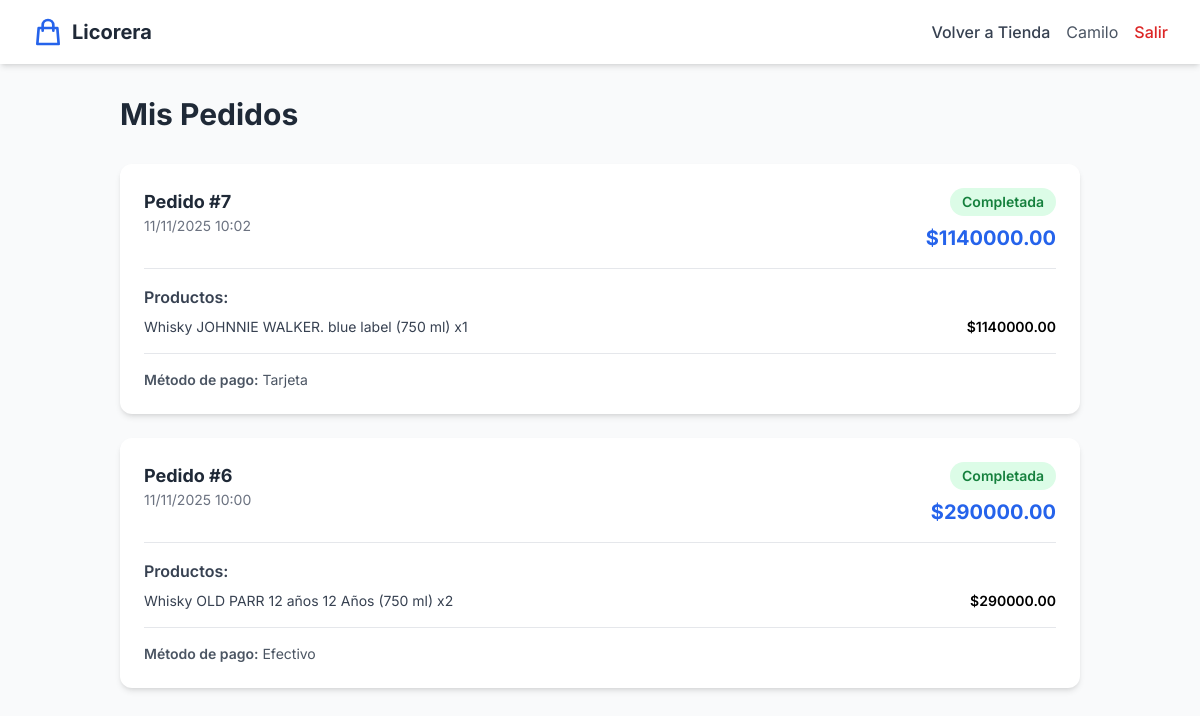
Page /mis-pedidos/ (signed in) on the committed database.
### core/models.py (models this page shows, shortened)
class Venta(models.Model):
    METODOS_PAGO = [
        ('efectivo', 'Efectivo'),
        ('tarjeta', 'Tarjeta'),
        ('transferencia', 'Transferencia'),
    ]
    ESTADOS = [
        ('completada', 'Completada'),
        ('cancelada', 'Cancelada'),
    ]
    usuario = models.ForeignKey(User, on_delete=models.CASCADE, related_name='ventas')
    total = models.DecimalField(max_digits=10, decimal_places=2)
    metodo_pago = models.CharField(max_length=20, choices=METODOS_PAGO)
    estado = models.CharField(max_length=20, choices=ESTADOS, default='completada')
    notas = models.TextField(blank=True)
    creado_en = models.DateTimeField(auto_now_add=True)
    class Meta:
        verbose_name = 'Venta'
        verbose_name_plural = 'Ventas'
        ordering = ['-creado_en']

class ItemVenta(models.Model):
    venta = models.ForeignKey(Venta, on_delete=models.CASCADE, related_name='items')
    producto = models.ForeignKey(Producto, on_delete=models.CASCADE)
    nombre_producto = models.CharField(max_length=200)  # Guardamos el nombre por si se elimina el producto
    cantidad = models.IntegerField()
    precio_unitario = models.DecimalField(max_digits=10, decimal_places=2)
    subtotal = models.DecimalField(max_digits=10, decimal_places=2)
    class Meta:
        verbose_name = 'Item de Venta'
        verbose_name_plural = 'Items de Venta'

### core/views.py (the view)
# urls.py: path('mis-pedidos/', views.mis_pedidos_view, name='mis_pedidos'),
@login_required
def mis_pedidos_view(request):
    pedidos = Venta.objects.filter(
        usuario=request.user
    ).prefetch_related('items').order_by('-creado_en')
    context = {'pedidos': pedidos}
    return render(request, 'core/mis_pedidos.html', context)

### templates/core/mis_pedidos.html (shortened to what this page needs)
{% extends 'core/base.html' %}
{% block content %}
<nav class="bg-white shadow-md sticky top-0 z-40">
    <div class="max-w-7xl mx-auto px-4 sm:px-6 lg:px-8">
        <div class="flex justify-between items-center h-16">
            <div class="flex items-center gap-2">
                <svg class="w-8 h-8 text-blue-600" fill="none" stroke="currentColor" viewBox="0 0 24 24">
                    <path stroke-linecap="round" stroke-linejoin="round" stroke-width="2" d="M16 11V7a4 4 0 00-8 0v4M5 9h14l1 12H4L5 9z"></path>
                </svg>
                <span class="text-xl font-bold text-gray-800">Licorera</span>
            </div>
            <div class="flex items-center gap-4">
                <a href="{% url 'tienda' %}" class="text-gray-700 hover:text-blue-600 font-medium">
                    Volver a Tienda
                </a>
                <span class="text-gray-600">{{ user.first_name }}</span>
                <a href="{% url 'logout' %}" class="text-red-600 hover:text-red-700 font-medium">
                    Salir
                </a>
            </div>
        </div>
    </div>
</nav>
<div class="max-w-5xl mx-auto px-4 sm:px-6 lg:px-8 py-8">
    <h1 class="text-3xl font-bold text-gray-800 mb-8">Mis Pedidos</h1>
    <div class="space-y-6">
        {% for pedido in pedidos %}
        <div class="bg-white rounded-xl shadow-md p-6">
            <div class="flex justify-between items-start mb-4 border-b pb-4">
                <div>
                    <h3 class="text-lg font-bold text-gray-800">Pedido #{{ pedido.id }}</h3>
                    <p class="text-sm text-gray-500">{{ pedido.creado_en|date:"d/m/Y H:i" }}</p>
                </div>
                <div class="text-right">
                    <span class="inline-block px-3 py-1 rounded-full text-sm font-semibold
                        {% if pedido.estado == 'completada' %}bg-green-100 text-green-700
                        {% elif pedido.estado == 'pendiente' %}bg-yellow-100 text-yellow-700
                        {% else %}bg-red-100 text-red-700{% endif %}">
                        {{ pedido.get_estado_display }}
                    </span>
                    <p class="text-xl font-bold text-blue-600 mt-2">${{ pedido.total }}</p>
                </div>
            </div>
            <div class="space-y-2">
                <h4 class="font-semibold text-gray-700 mb-2">Productos:</h4>
                {% for item in pedido.items.all %}
                <div class="flex justify-between text-sm">
                    <span class="text-gray-700">{{ item.nombre_producto }} x{{ item.cantidad }}</span>
                    <span class="font-semibold">${{ item.subtotal }}</span>
                </div>
                {% endfor %}
            </div>
            <div class="mt-4 pt-4 border-t">
                <p class="text-sm text-gray-600">
                    <span class="font-semibold">Método de pago:</span> {{ pedido.get_metodo_pago_display }}
                </p>
            </div>
        </div>
        {% endfor %}
    </div>
</div>
{% endblock %}

### templates/core/base.html (style rules this page uses)
body { font-family: 'Inter', sans-serif; }

### rows in the picture
Venta: id "7", creado_en "11/11/2025 10:02", estado "Completada", total "1140000.00", metodo_pago "Tarjeta"
ItemVenta: nombre_producto "Whisky JOHNNIE WALKER. blue label (750 ml)", cantidad "1", subtotal "1140000.00"
Venta: id "6", creado_en "11/11/2025 10:00", estado "Completada", total "290000.00", metodo_pago "Efectivo"
ItemVenta: nombre_producto "Whisky OLD PARR 12 años 12 Años (750 ml)", cantidad "2", subtotal "290000.00"

### other values in the picture
{{ user.first_name }} "Camilo"
